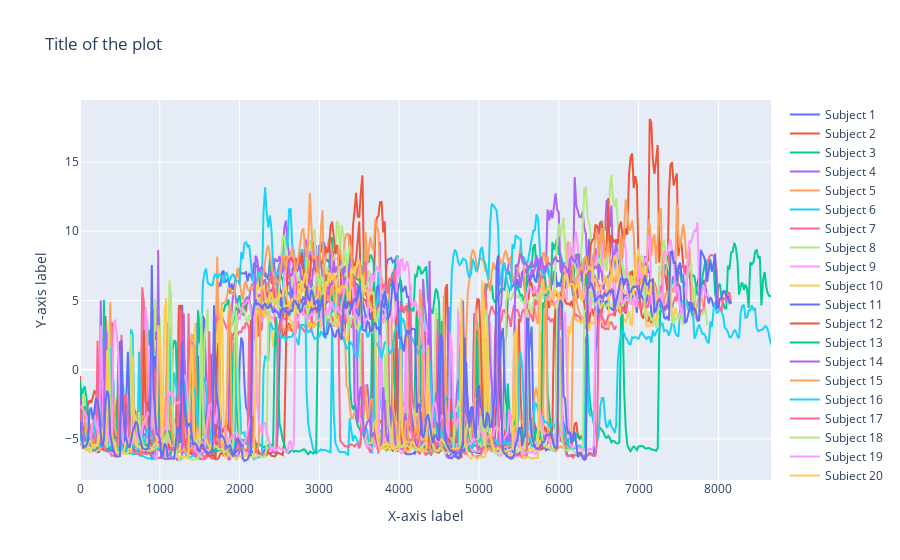

Here is the notebook cell this chart was saved with:
### Code cell
#### LINE PLOT TOO MESSY. MAKE IT INTERACTIVE

import plotly.graph_objs as go

# Create a plotly figure
int_fig = go.Figure()

# Add traces to the plotly figure
for i, partition in enumerate(entire_labels_partition_subjectTime):
    int_fig.add_trace(go.Scatter(x=partition['time'], y=partition['pca_feature_0'], mode='lines', name=f'Subject {i+1}'))

# Update layout of the plotly figure
int_fig.update_layout(title='Title of the plot',
                  xaxis_title='X-axis label',
                  yaxis_title='Y-axis label')

# Show the plotly figure
int_fig.show()

### Figure 1 — Plotly figure (JSON) as saved in the notebook; plotly's stock layout.template omitted (floating-point values rounded to 4 significant figures; data arrays with more than 128 entries replaced by an {"elided": "..."} marker saying what was removed)
{"data": [{"mode": "lines", "name": "Subject 1", "type": "scatter", "x": {"elided": "367 int values"}, "y": {"elided": "367 float values"}}, {"mode": "lines", "name": "Subject 2", "type": "scatter", "x": {"elided": "359 int values"}, "y": {"elided": "359 float values"}}, {"mode": "lines", "name": "Subject 3", "type": "scatter", "x": {"elided": "324 int values"}, "y": {"elided": "324 float values"}}, {"mode": "lines", "name": "Subject 4", "type": "scatter", "x": {"elided": "342 int values"}, "y": {"elided": "342 float values"}}, {"mode": "lines", "name": "Subject 5", "type": "scatter", "x": {"elided": "318 int values"}, "y": {"elided": "318 float values"}}, {"mode": "lines", "name": "Subject 6", "type": "scatter", "x": {"elided": "295 int values"}, "y": {"elided": "295 float values"}}, {"mode": "lines", "name": "Subject 7", "type": "scatter", "x": {"elided": "337 int values"}, "y": {"elided": "337 float values"}}, {"mode": "lines", "name": "Subject 8", "type": "scatter", "x": {"elided": "346 int values"}, "y": {"elided": "346 float values"}}, {"mode": "lines", "name": "Subject 9", "type": "scatter", "x": {"elided": "351 int values"}, "y": {"elided": "351 float values"}}, {"mode": "lines", "name": "Subject 10", "type": "scatter", "x": {"elided": "379 int values"}, "y": {"elided": "379 float values"}}, {"mode": "lines", "name": "Subject 11", "type": "scatter", "x": {"elided": "401 int values"}, "y": {"elided": "401 float values"}}, {"mode": "lines", "name": "Subject 12", "type": "scatter", "x": {"elided": "381 int values"}, "y": {"elided": "381 float values"}}, {"mode": "lines", "name": "Subject 13", "type": "scatter", "x": {"elided": "434 int values"}, "y": {"elided": "434 float values"}}, {"mode": "lines", "name": "Subject 14", "type": "scatter", "x": {"elided": "335 int values"}, "y": {"elided": "335 float values"}}, {"mode": "lines", "name": "Subject 15", "type": "scatter", "x": {"elided": "392 int values"}, "y": {"elided": "392 float values"}}, {"mode": "lines", "name": "Subject 16", "type": "scatter", "x": {"elided": "434 int values"}, "y": {"elided": "434 float values"}}, {"mode": "lines", "name": "Subject 17", "type": "scatter", "x": {"elided": "409 int values"}, "y": {"elided": "409 float values"}}, {"mode": "lines", "name": "Subject 18", "type": "scatter", "x": {"elided": "394 int values"}, "y": {"elided": "394 float values"}}, {"mode": "lines", "name": "Subject 19", "type": "scatter", "x": {"elided": "395 int values"}, "y": {"elided": "395 float values"}}, {"mode": "lines", "name": "Subject 20", "type": "scatter", "x": {"elided": "364 int values"}, "y": {"elided": "364 float values"}}, {"mode": "lines", "name": "Subject 21", "type": "scatter", "x": {"elided": "409 int values"}, "y": {"elided": "409 float values"}}], "layout": {"title": {"text": "Title of the plot"}, "xaxis": {"title": {"text": "X-axis label"}}, "yaxis": {"title": {"text": "Y-axis label"}}}}
